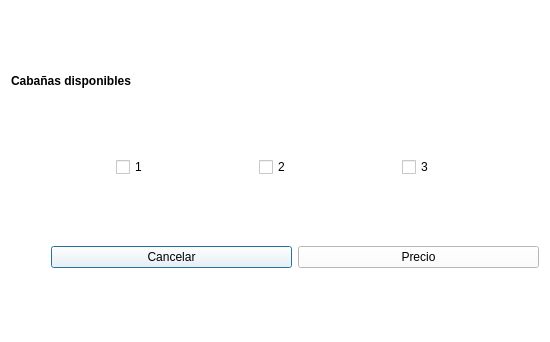
<?xml version="1.0" encoding="UTF-8"?>
<ui version="4.0">
 <class>Dialog</class>
 <widget class="QDialog" name="Dialog">
  <property name="windowModality">
   <enum>Qt::ApplicationModal</enum>
  </property>
  <property name="geometry">
   <rect>
    <x>0</x>
    <y>0</y>
    <width>550</width>
    <height>342</height>
   </rect>
  </property>
  <property name="windowTitle">
   <string>Cabañas disponibles</string>
  </property>
  <property name="styleSheet">
   <string notr="true">background-color: rgb(255, 255, 255);</string>
  </property>
  <property name="modal">
   <bool>true</bool>
  </property>
  <layout class="QVBoxLayout" name="verticalLayout">
   <item>
    <widget class="QLabel" name="label">
     <property name="sizePolicy">
      <sizepolicy hsizetype="Maximum" vsizetype="Maximum">
       <horstretch>0</horstretch>
       <verstretch>0</verstretch>
      </sizepolicy>
     </property>
     <property name="styleSheet">
      <string notr="true">font: 57 11pt &quot;Ubuntu&quot;;
font-weight:bold;</string>
     </property>
     <property name="text">
      <string>Cabañas disponibles</string>
     </property>
    </widget>
   </item>
   <item>
    <layout class="QHBoxLayout" name="horizontalLayout_3">
     <item>
      <widget class="QCheckBox" name="cab1_2">
       <property name="sizePolicy">
        <sizepolicy hsizetype="Fixed" vsizetype="Maximum">
         <horstretch>0</horstretch>
         <verstretch>0</verstretch>
        </sizepolicy>
       </property>
       <property name="text">
        <string>1</string>
       </property>
       <property name="iconSize">
        <size>
         <width>20</width>
         <height>20</height>
        </size>
       </property>
       <property name="shortcut">
        <string/>
       </property>
       <property name="checkable">
        <bool>true</bool>
       </property>
       <property name="checked">
        <bool>false</bool>
       </property>
       <property name="autoRepeat">
        <bool>true</bool>
       </property>
       <property name="tristate">
        <bool>false</bool>
       </property>
      </widget>
     </item>
     <item>
      <widget class="QCheckBox" name="cab2_2">
       <property name="sizePolicy">
        <sizepolicy hsizetype="Fixed" vsizetype="Fixed">
         <horstretch>0</horstretch>
         <verstretch>0</verstretch>
        </sizepolicy>
       </property>
       <property name="text">
        <string>2</string>
       </property>
      </widget>
     </item>
     <item>
      <widget class="QCheckBox" name="cab3_2">
       <property name="sizePolicy">
        <sizepolicy hsizetype="Fixed" vsizetype="Fixed">
         <horstretch>0</horstretch>
         <verstretch>0</verstretch>
        </sizepolicy>
       </property>
       <property name="text">
        <string>3</string>
       </property>
      </widget>
     </item>
    </layout>
   </item>
   <item>
    <layout class="QHBoxLayout" name="horizontalLayout">
     <item>
      <spacer name="horizontalSpacer">
       <property name="orientation">
        <enum>Qt::Horizontal</enum>
       </property>
       <property name="sizeType">
        <enum>QSizePolicy::Minimum</enum>
       </property>
       <property name="sizeHint" stdset="0">
        <size>
         <width>40</width>
         <height>20</height>
        </size>
       </property>
      </spacer>
     </item>
     <item>
      <widget class="QPushButton" name="cancelar">
       <property name="text">
        <string>Cancelar</string>
       </property>
      </widget>
     </item>
     <item>
      <widget class="QPushButton" name="precio">
       <property name="text">
        <string>Precio</string>
       </property>
      </widget>
     </item>
    </layout>
   </item>
  </layout>
 </widget>
 <tabstops>
  <tabstop>cab1_2</tabstop>
  <tabstop>cab2_2</tabstop>
  <tabstop>cab3_2</tabstop>
  <tabstop>precio</tabstop>
  <tabstop>cancelar</tabstop>
 </tabstops>
 <resources/>
 <connections/>
</ui>
